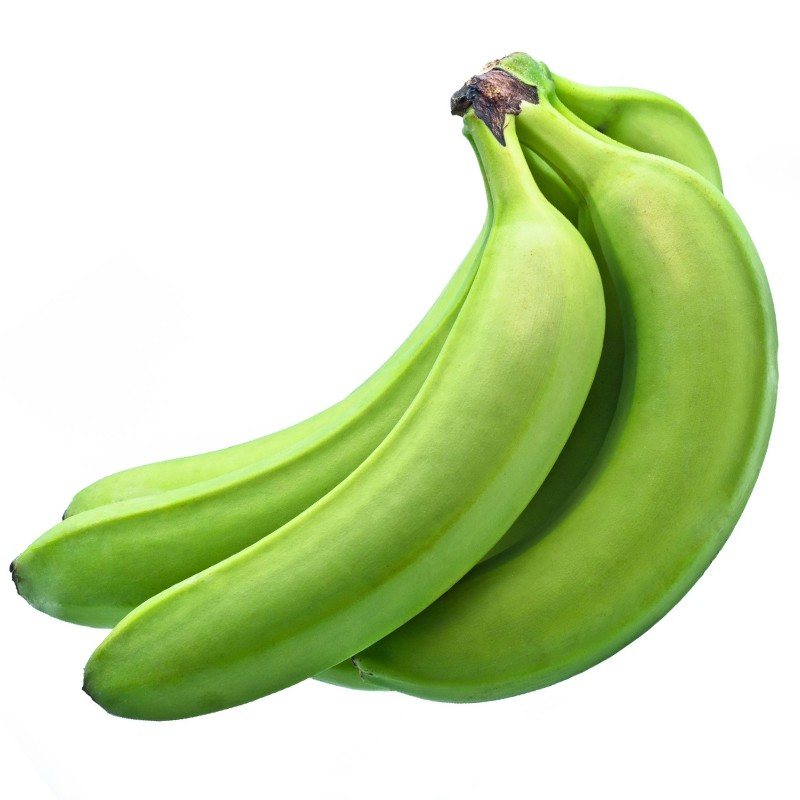
#> input picture images/banano_v2.jpg, 800 x 800 px
$ python white_mask.py
#> lines starting #> are read from the running program, lines starting #| are printed output that depends on the picture; after the words box and inside, x2 and y2 are one past the last pixel; in counts of white or black regions, pixels touching at a corner belong together
import imutils
import numpy as np
import cv2

img = cv2.imread('images/banano_v2.jpg')
#> img is the input picture: shape (800, 800, 3); mean B, G, R 174, 219, 201.4
if img is None:
    print('Could not open or find the images')
    exit(0)


img = imutils.resize(img, width = 600)
#> img: shape (600, 600, 3)


verde_bajos_1 = np.array([228, 228, 228], dtype=np.uint8)
verde_altos_1 = np.array([255, 255, 255], dtype=np.uint8)


#Detectar los pixeles de la imagen que esten dentro del rango de verdes
mascara_verde_1 = cv2.inRange(img, verde_bajos_1, verde_altos_1)
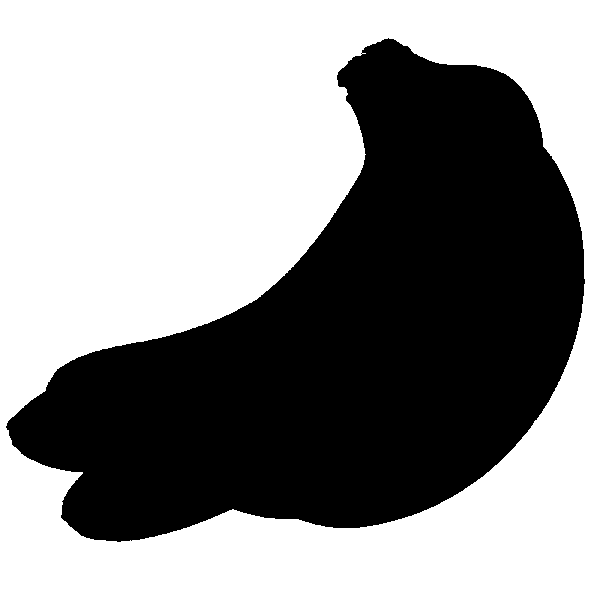
#> mascara_verde_1: shape (600, 600); 56.9% white; 1 black region, box (x1, y1, x2, y2) and area: (6, 38, 585, 542) 155161

#Filtrar el ruido aplicando un OPEN seguido de un CLOSE
kernel = np.ones((6, 6), np.uint8)
mascara_verde_1 = cv2.morphologyEx(mascara_verde_1, cv2.MORPH_CLOSE, kernel)
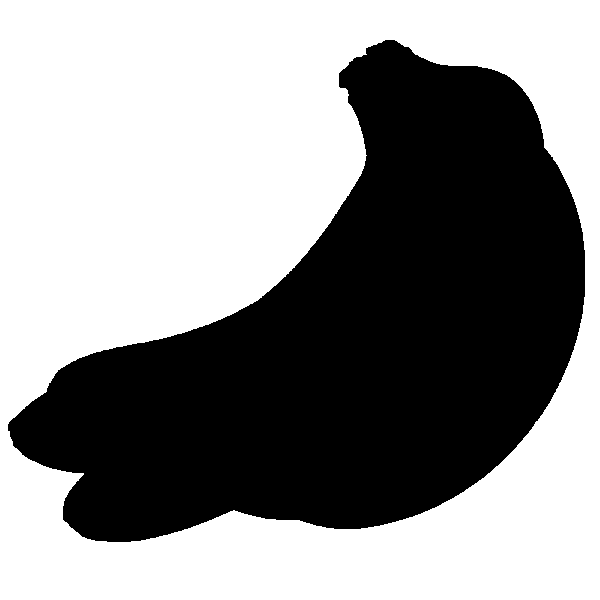
#> mascara_verde_1: shape (600, 600); 56.9% white; 1 black region, box (x1, y1, x2, y2) and area: (8, 40, 585, 542) 155122
mascara_verde_1 = cv2.morphologyEx(mascara_verde_1, cv2.MORPH_OPEN, kernel)
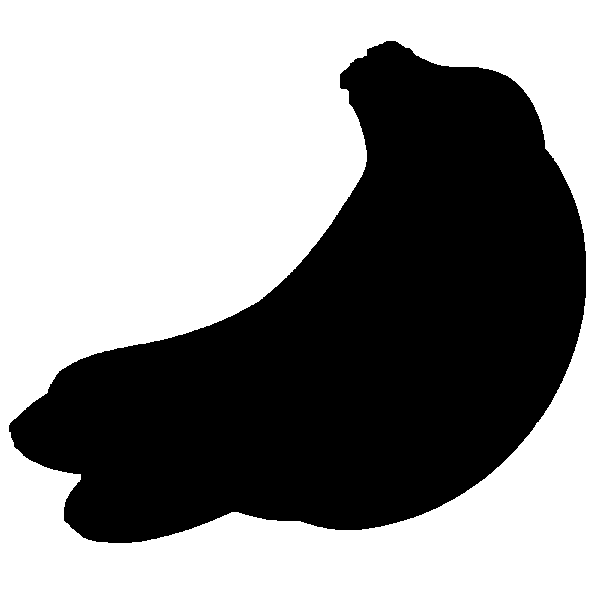
#> mascara_verde_1: shape (600, 600); 56.9% white; 1 black region

#Unir las dos mascaras con el comando cv2.add()

cnts = cv2.findContours(mascara_verde_1.copy(), cv2.RETR_LIST,cv2.CHAIN_APPROX_SIMPLE)[-2]
#> cnts = 2 contours; box (x1, y1, x2, y2) and area: (0, 0, 600, 600) 358801, (8, 40, 587, 544) 155967
contourned = cv2.drawContours(img.copy(), cnts, 0, (0, 0, 255), 2)
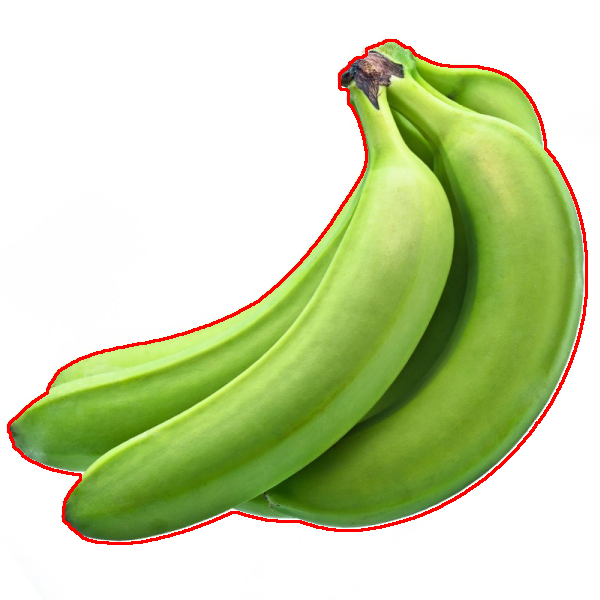
#> contourned: shape (600, 600, 3); mean B, G, R 170.4, 214.9, 202

mask = np.zeros_like(img) # Create mask where white is what we want, black otherwise
cv2.drawContours(mask, cnts, 0, (255, 255, 255), -1) # Draw filled contour in mask
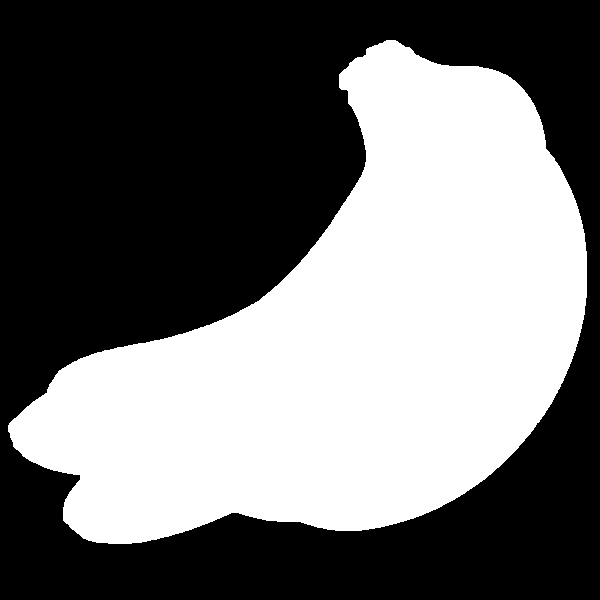
#> mask: shape (600, 600, 3); 43.6% white; 1 white region, box (x1, y1, x2, y2) and area: (8, 40, 587, 544) 156794
out = np.zeros_like(img) # Extract out the object and place into output image
out[mask == 255] = img[mask == 255]
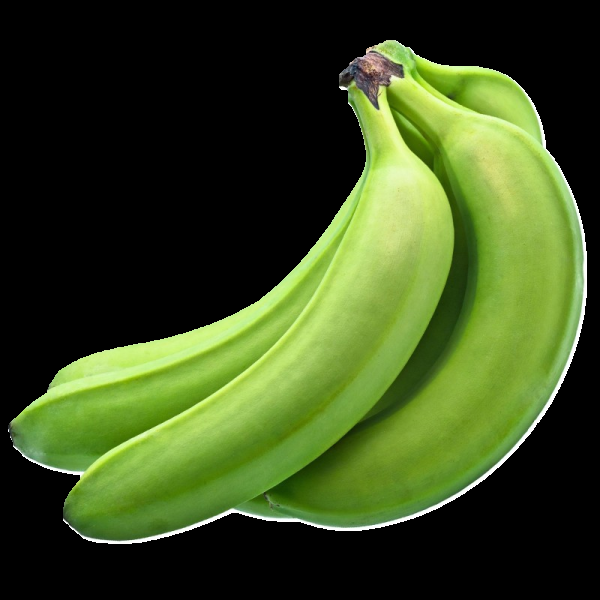
#> out: shape (600, 600, 3); mean B, G, R 30.4, 75.2, 57.8

#Mostrar la mascara final y la imagen
cv2.imshow('mascaras', mascara_verde_1)
cv2.imshow('Camara', img)
cv2.imshow('Contourned', contourned)
cv2.imshow('Cropped', out)
cv2.waitKey(0)
cv2.destroyAllWindows()

$ run again, with images/apple.jpg copied over images/banano_v2.jpg
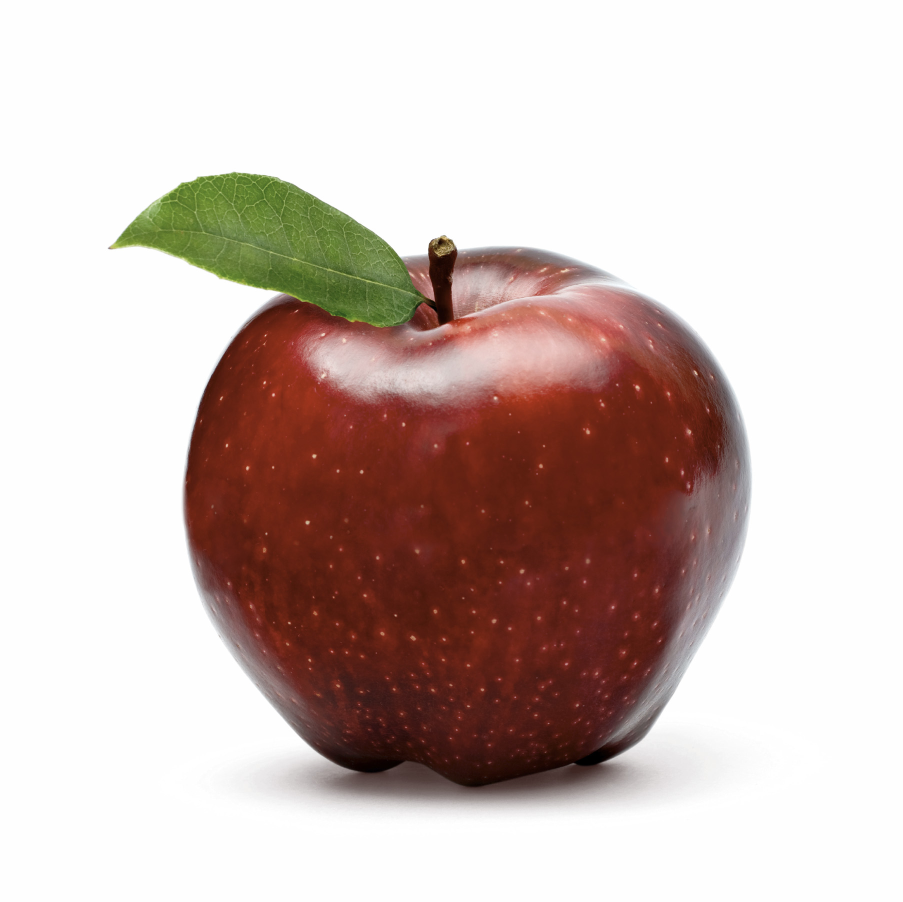
#> input picture images/apple.jpg, 1805 x 1803 px (shown at 1/2 size)
#> img is the input picture: shape (1803, 1805, 3); mean B, G, R 186.2, 191.2, 207.3
#> img: shape (599, 600, 3)
#> `mascara_verde_1 = cv2.morphologyEx(mascara_verde_1, cv2.MORPH_OPEN, ke..`:
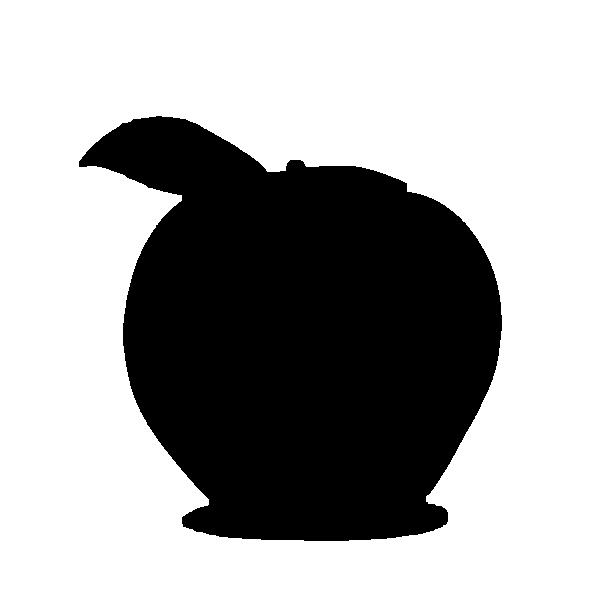
#> mascara_verde_1: shape (599, 600); 65.6% white; 1 black region
#> cnts = 2 contours; box (x1, y1, x2, y2) and area: (0, 0, 600, 599) 358202, (78, 115, 503, 542) 124285
#> mask: shape (599, 600, 3); 34.8% white; 1 white region, box (x1, y1, x2, y2) and area: (78, 115, 503, 542) 125008
#> `out[mask == 255] = img[mask == 255]`:
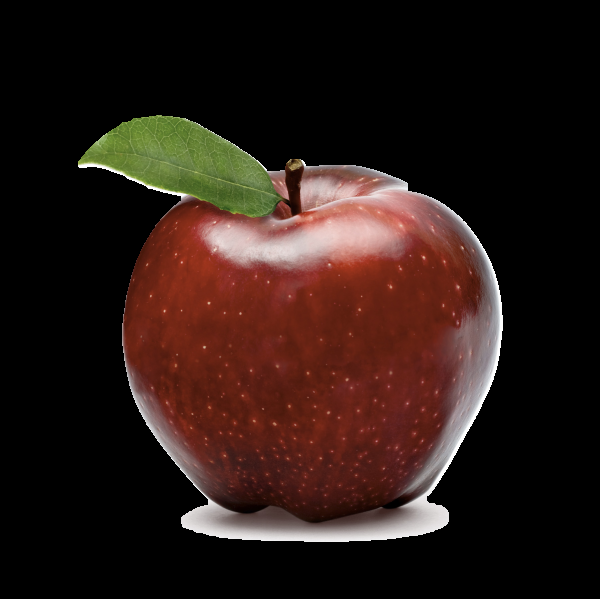
#> out: shape (599, 600, 3); mean B, G, R 20.9, 25.8, 42

$ run again, with images/banano_m.jpg copied over images/banano_v2.jpg
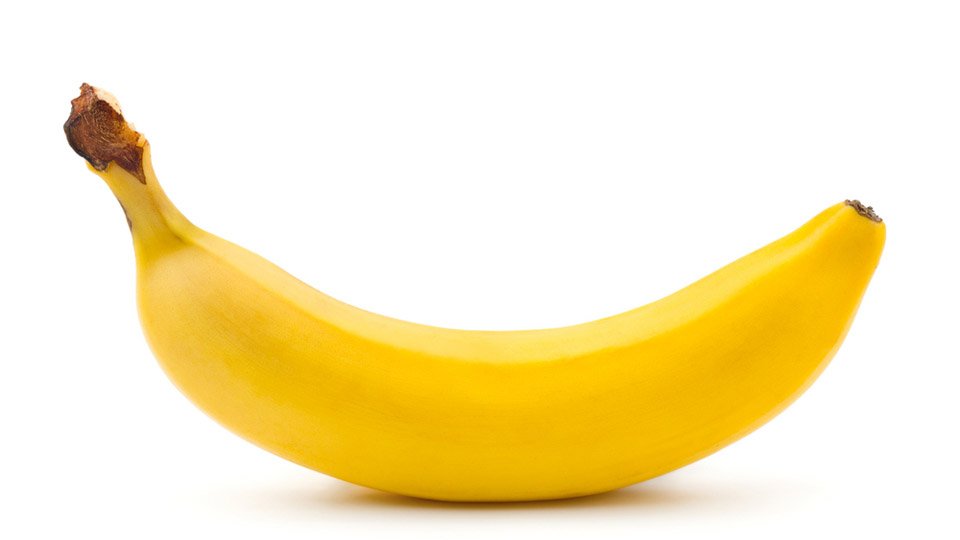
#> input picture images/banano_m.jpg, 960 x 540 px
#> img is the input picture: shape (540, 960, 3); mean B, G, R 193.6, 235.9, 249.8
#> img: shape (337, 600, 3)
#> `mascara_verde_1 = cv2.morphologyEx(mascara_verde_1, cv2.MORPH_OPEN, ke..`:
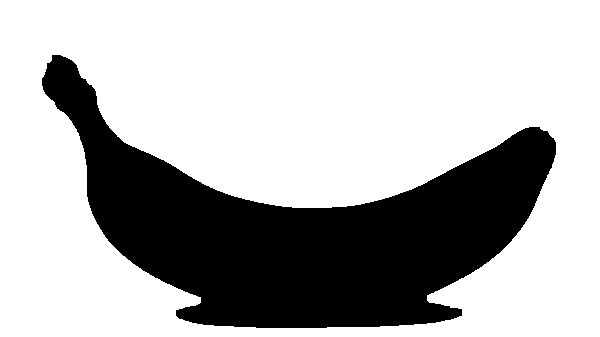
#> mascara_verde_1: shape (337, 600); 71.3% white; 1 black region
#> cnts = 2 contours; box (x1, y1, x2, y2) and area: (0, 0, 600, 337) 201264, (41, 54, 557, 329) 58681
#> mask: shape (337, 600, 3); 29.4% white; 1 white region, box (x1, y1, x2, y2) and area: (41, 54, 557, 329) 59373
#> `out[mask == 255] = img[mask == 255]`:
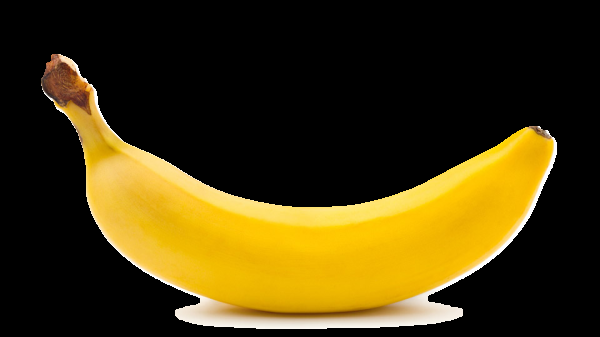
#> out: shape (337, 600, 3); mean B, G, R 14.1, 56, 69.8
